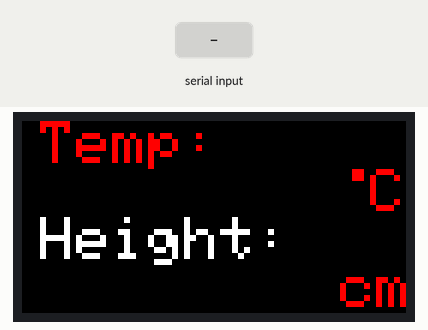
Bench run of a sketch on a simulated Arduino Uno, built with avr-gcc and run on an emulated ATmega328P. Shown: 64×32 colour display. Inputs (shaded band) come from the test bench. What the sketch prints to the serial monitor is not drawn.

Above: at 1.6 s.
1.7 s: "90,45\n" received over Serial
At 4.4 s:
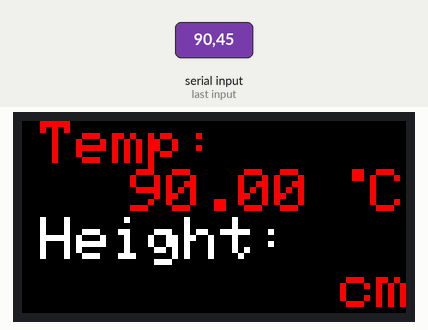
4.7 s: "30,150\n" received over Serial
At 7.1 s:
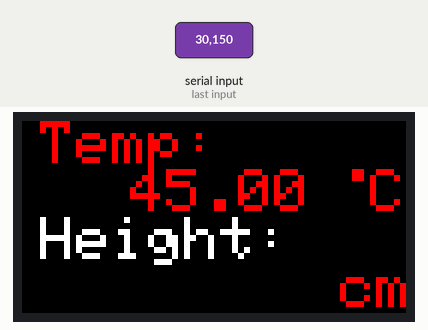
Timing chart, 0 to 8.6 s (numbered marks = the images above; inputs shaded):
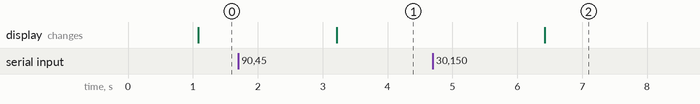

Measured:
- after the input at 1.7 s, the display: changes after 1.5 s (image 1)
- after the input at 4.7 s, the display: changes after 1.7 s (image 2)

The sketch:

DotMatrix.ino
```cpp
// (licence header left out)
#include <Adafruit_GFX.h>   // Core graphics library
#include <RGBmatrixPanel.h> // Hardware-specific library
#define CLK 11
#define OE  9
#define LAT 10

#define A   A0
#define B   A1
#define C   A2
#define D   A3

RGBmatrixPanel matrix(A, B, C, D, CLK, LAT, OE, false, 64);
int Command_counter;
char RcvChar;
String data[10];
String InData;
boolean commandReceived = false;

float  floatTemperature = 0;
String receivedString;
char charReceived[8];
String dataTemperature, dataHeight;
float dataTemperatureFloat;
String dataTemperatureString;
void setup() {
  Serial.begin(9600);
  //  Serial1.begin(9600);
  //  delay(1000);
  matrix.begin();

}

void loop() {

  commandReceived = false;
  Command_counter = 0;

  int buffersize = 0;

  while (Serial.available() > 1)
  {
    command();        //讀取指令
    buffersize++;
//    Serial.println(data[0]);
//    Serial.println(data[1]);
    dataTemperature = data[0];
    dataTemperatureFloat = dataTemperature.toFloat();
    dataTemperatureString = String(dataTemperatureFloat);
    dataHeight      = data[1];

  }


//    Serial.print("Data Temperature: ");
//    Serial.println(dataTemperatureString);
//    Serial.print("Data Height: ");
//    Serial.println(dataHeight);


  //  Serial.println("Testing");
  //  Serial.println(dataTemperature);
  //  Serial.println(dataHeight);
  //  Serial.println("Endtesting");

  //  dataTemperature = InData[0] + InData[1] + InData[2


  //  if (Serial.available() > 0) {
  //        receivedString = Serial.readString();
  //        Serial.println(receivedString);
  //        receivedString.toCharArray(charReceived, 9);
  //        Serial.println(charReceived);
  //        dataTemperature = char(charReceived[0]) + char(charReceived[1]) + char(charReceived[2]) + char(charReceived[3]);
  //        dataHeight = char(charReceived[5]) + char(charReceived[6]) + char(charReceived[7]);
  //        Serial.println(dataTemperature);
  //        Serial.println(dataHeight);
  //
  //
  //
  //    }
  matrix.setTextSize(1);  //1=8 2=14 3=21
  matrix.setTextWrap(false); // Don't wrap at end of line - will do ourselves
  delay(1000);
  matrix.fillScreen(matrix.Color333(0, 0, 0));
  template_function();
  printTemp(dataTemperatureString);
  printHeight(dataHeight);
    if (commandReceived == true)
  {
//          process();
    cleardata();
  }
//  delay(500);
}


void printTemp(String temperature) {
//  matrix.setTextSize(2);
  matrix.setCursor(18, 8);
  uint8_t w = 0;
  floatTemperature =  temperature.toFloat();
  //  floatTemperature = atof(temperature);
  //  Serial.println(floatTemperature);

  for (w = 0; w < 6; w++) {

    if (floatTemperature > 37.5) {
      matrix.setTextColor(matrix.Color333(7, 0, 0));  //red, according to cdc, 37.5 is the limit to fever
    }
//    else if (floatTemperature > 37.5) {
//      matrix.setTextColor(matrix.Color333(4, 7, 0));  //yellow
//    }
    else {
      matrix.setTextColor(matrix.Color333(0, 7, 0)); //green
    }
    matrix.print(temperature[w]);
    }
//    matrix.setTextSize(1);
}
void printHeight(String height) {
  matrix.setCursor(24, 24);
  uint8_t w = 0;
  for (w = 0; w < 3; w++) {
    matrix.setTextColor(matrix.Color333(7, 7, 7));
    matrix.print(height[w]);
  }
}

void template_function() {
  uint8_t w = 0;
  char *str = "Temp:";
  matrix.setCursor(3, 0);
  for (w = 0; w < 5; w++) {
    matrix.setTextColor(matrix.Color333(7, 0, 0));
    matrix.print(str[w]);
  }

   w = 0;
  char *str_2 = "Height:";
  matrix.setCursor(3, 16);
  for (w = 0; w <7 ; w++) {
    //    matrix.setTextColor(Wheel(w));
    matrix.setTextColor(matrix.Color333(7, 7, 7));
    matrix.print(str_2[w]);
  }
  w = 0 ;
    char *str_3 = "C";
  matrix.setCursor(58, 8);
  for (w = 0; w < 1; w++) {
    matrix.setTextColor(matrix.Color333(7, 0, 0));
    matrix.print(str_3[w]);
  }

   w = 0 ;
    char *str_5 = ".";
  matrix.setCursor(53, 3);
  for (w = 0; w < 1; w++) {
    matrix.setTextColor(matrix.Color333(7, 0, 0));
    matrix.print(str_5[w]);
  }


  w = 0;
  char *str_4 = "cm";
  matrix.setCursor(53, 24);
  for (w = 0; w < 2; w++) {
    matrix.setTextColor(matrix.Color333(7, 0, 0));
    matrix.print(str_4[w]);
  }

}


// Input a value 0 to 24 to get a color value.
// The colours are a transition r - g - b - back to r.
uint16_t Wheel(byte WheelPos) {
  if (WheelPos < 8) {
    return matrix.Color333(7 - WheelPos, WheelPos, 0);
  } else if (WheelPos < 16) {
    WheelPos -= 8;
    return matrix.Color333(0, 7 - WheelPos, WheelPos);
  } else {
    WheelPos -= 16;
    return matrix.Color333(0, WheelPos, 7 - WheelPos);
  }
}

void cleardata() {
  for (int i = 0; i < 10; i++) {
    data[i] = "";
  }

}
```

Comand.ino
```cpp
//EX:F.3.
void command()  //分析command
{

    RcvChar =Serial.read();
   Serial.println(RcvChar);
   // mySerial.write(RcvChar);
      commandReceived = true;   //確認serial port有無資料輸入

        if(RcvChar==',')        //EX:P.10.5.0.10
        {
          data[Command_counter]=InData;  //data[0]=M,data[1]=10,data[2]=5,data[3]=0,data[4]=10


          InData="";                     //InData 存入一組字串後clear
          Command_counter++;
        }else
        {
          InData += RcvChar;    //InData先後存入P=>10=>5=>0

         // Serial.write(RcvChar);
          delay(10);
        }
}
void process()                                      //接受資料完後執行動作
{
                             //Debug 顯示目前command
      //mySerial.println("Command_counter=");mySerial.println("\t");Serial.println(Command_counter);
      for(int i=0;i<Command_counter;i++)
      {
       Serial.println(data[i]);

      }
}
```
